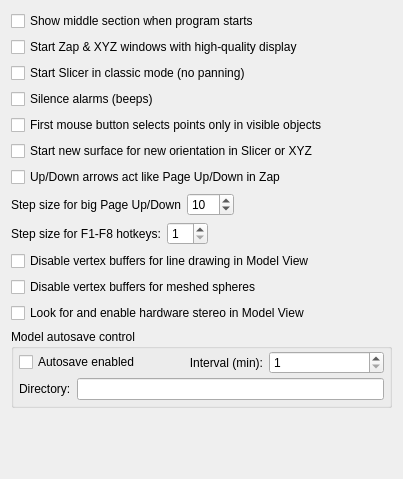
<?xml version="1.0" encoding="UTF-8"?>
<ui version="4.0">
 <class>BehaviorForm</class>
 <widget class="QWidget" name="BehaviorForm">
  <property name="geometry">
   <rect>
    <x>0</x>
    <y>0</y>
    <width>403</width>
    <height>479</height>
   </rect>
  </property>
  <property name="windowTitle">
   <string>Behavior</string>
  </property>
  <layout class="QVBoxLayout" name="verticalLayout">
   <item>
    <widget class="QCheckBox" name="startAtMidZBox">
     <property name="toolTip">
      <string>Start program on middle section instead of first one</string>
     </property>
     <property name="text">
      <string>Show middle section when program starts</string>
     </property>
    </widget>
   </item>
   <item>
    <widget class="QCheckBox" name="startInHQBox">
     <property name="text">
      <string>Start Zap &amp;&amp; XYZ windows with high-quality display</string>
     </property>
    </widget>
   </item>
   <item>
    <widget class="QCheckBox" name="classicBox">
     <property name="text">
      <string>Start Slicer in classic mode (no panning)</string>
     </property>
    </widget>
   </item>
   <item>
    <widget class="QCheckBox" name="silenceBox">
     <property name="toolTip">
      <string>Turn off the beep for error mesages</string>
     </property>
     <property name="text">
      <string>Silence alarms (beeps)</string>
     </property>
    </widget>
   </item>
   <item>
    <widget class="QCheckBox" name="selectONcheckBox">
     <property name="toolTip">
      <string>Ignore objects that are OFF when attaching with mouse</string>
     </property>
     <property name="text">
      <string>First mouse button selects points only in visible objects</string>
     </property>
    </widget>
   </item>
   <item>
    <widget class="QCheckBox" name="slicerNewSurfBox">
     <property name="toolTip">
      <string>When modeling closed contours, start a new surface when the angle changes in Slicer or plane changes in XYZ</string>
     </property>
     <property name="text">
      <string>Start new surface for new orientation in Slicer or XYZ</string>
     </property>
    </widget>
   </item>
   <item>
    <widget class="QCheckBox" name="arrowsScrollZapBox">
     <property name="text">
      <string>Up/Down arrows act like Page Up/Down in Zap</string>
     </property>
    </widget>
   </item>
   <item>
    <layout class="QHBoxLayout" name="horizontalLayout">
     <item>
      <widget class="QLabel" name="label">
       <property name="text">
        <string>Step size for big Page Up/Down</string>
       </property>
      </widget>
     </item>
     <item>
      <widget class="QSpinBox" name="pageStepSpinBox">
       <property name="toolTip">
        <string>Step size for paging up and down with keypad * and / hot keys</string>
       </property>
       <property name="minimum">
        <number>2</number>
       </property>
       <property name="maximum">
        <number>500</number>
       </property>
       <property name="value">
        <number>10</number>
       </property>
      </widget>
     </item>
     <item>
      <spacer name="spacer23_2">
       <property name="orientation">
        <enum>Qt::Horizontal</enum>
       </property>
       <property name="sizeType">
        <enum>QSizePolicy::Expanding</enum>
       </property>
       <property name="sizeHint" stdset="0">
        <size>
         <width>40</width>
         <height>20</height>
        </size>
       </property>
      </spacer>
     </item>
    </layout>
   </item>
   <item>
    <layout class="QHBoxLayout">
     <property name="spacing">
      <number>6</number>
     </property>
     <property name="margin">
      <number>0</number>
     </property>
     <item>
      <widget class="QLabel" name="TextLabel3">
       <property name="text">
        <string>Step size for F1-F8 hotkeys:</string>
       </property>
       <property name="wordWrap">
        <bool>false</bool>
       </property>
      </widget>
     </item>
     <item>
      <widget class="QSpinBox" name="f1f8StepSpinBox">
       <property name="toolTip">
        <string>Step change in black/white values with F1 to F8 keys</string>
       </property>
       <property name="minimum">
        <number>1</number>
       </property>
       <property name="maximum">
        <number>16</number>
       </property>
      </widget>
     </item>
     <item>
      <spacer name="Spacer8">
       <property name="orientation">
        <enum>Qt::Horizontal</enum>
       </property>
       <property name="sizeType">
        <enum>QSizePolicy::Expanding</enum>
       </property>
       <property name="sizeHint" stdset="0">
        <size>
         <width>30</width>
         <height>0</height>
        </size>
       </property>
      </spacer>
     </item>
    </layout>
   </item>
   <item>
    <widget class="QCheckBox" name="noVBforContBox">
     <property name="toolTip">
      <string>Do not use vertex buffers for contour line drawing in Model View;
turn this on if lines from contour ends to origin appear even after re-installing Nvidia drivers</string>
     </property>
     <property name="text">
      <string>Disable vertex buffers for line drawing in Model View</string>
     </property>
    </widget>
   </item>
   <item>
    <widget class="QCheckBox" name="noVBforSphereBox">
     <property name="text">
      <string>Disable vertex buffers for meshed spheres</string>
     </property>
    </widget>
   </item>
   <item>
    <widget class="QCheckBox" name="keyHWstereoBox">
     <property name="toolTip">
      <string>Allows program to ask for stereo capability in Model View; needs to be off for Mac without hardware stereo</string>
     </property>
     <property name="text">
      <string>Look for and enable hardware stereo in Model View</string>
     </property>
    </widget>
   </item>
   <item>
    <widget class="QGroupBox" name="GroupBox5">
     <property name="title">
      <string>Model autosave control</string>
     </property>
     <layout class="QVBoxLayout">
      <property name="spacing">
       <number>4</number>
      </property>
      <property name="leftMargin">
       <number>5</number>
      </property>
      <property name="topMargin">
       <number>2</number>
      </property>
      <property name="rightMargin">
       <number>5</number>
      </property>
      <property name="bottomMargin">
       <number>5</number>
      </property>
      <item>
       <layout class="QHBoxLayout">
        <property name="spacing">
         <number>6</number>
        </property>
        <property name="margin">
         <number>0</number>
        </property>
        <item>
         <widget class="QCheckBox" name="autosaveEnabledBox">
          <property name="toolTip">
           <string>Save model to #autosave# file periodically</string>
          </property>
          <property name="text">
           <string>Autosave enabled</string>
          </property>
         </widget>
        </item>
        <item>
         <widget class="QLabel" name="TextLabel7">
          <property name="text">
           <string>Interval (min):</string>
          </property>
          <property name="alignment">
           <set>Qt::AlignRight|Qt::AlignTrailing|Qt::AlignVCenter</set>
          </property>
          <property name="wordWrap">
           <bool>false</bool>
          </property>
         </widget>
        </item>
        <item>
         <widget class="QSpinBox" name="autosaveSpinBox">
          <property name="toolTip">
           <string>Enter time in minutes between model autosaves</string>
          </property>
          <property name="minimum">
           <number>1</number>
          </property>
         </widget>
        </item>
       </layout>
      </item>
      <item>
       <layout class="QHBoxLayout">
        <property name="spacing">
         <number>6</number>
        </property>
        <property name="margin">
         <number>0</number>
        </property>
        <item>
         <widget class="QLabel" name="TextLabel8">
          <property name="text">
           <string>Directory:</string>
          </property>
          <property name="wordWrap">
           <bool>false</bool>
          </property>
         </widget>
        </item>
        <item>
         <widget class="QLineEdit" name="autosaveDirEdit">
          <property name="toolTip">
           <string>Enter a directory for autosave files to be placed in</string>
          </property>
         </widget>
        </item>
       </layout>
      </item>
     </layout>
    </widget>
   </item>
   <item>
    <spacer name="verticalSpacer">
     <property name="orientation">
      <enum>Qt::Vertical</enum>
     </property>
     <property name="sizeHint" stdset="0">
      <size>
       <width>20</width>
       <height>28</height>
      </size>
     </property>
    </spacer>
   </item>
  </layout>
 </widget>
 <layoutdefault spacing="6" margin="11"/>
 <resources/>
 <connections/>
</ui>
